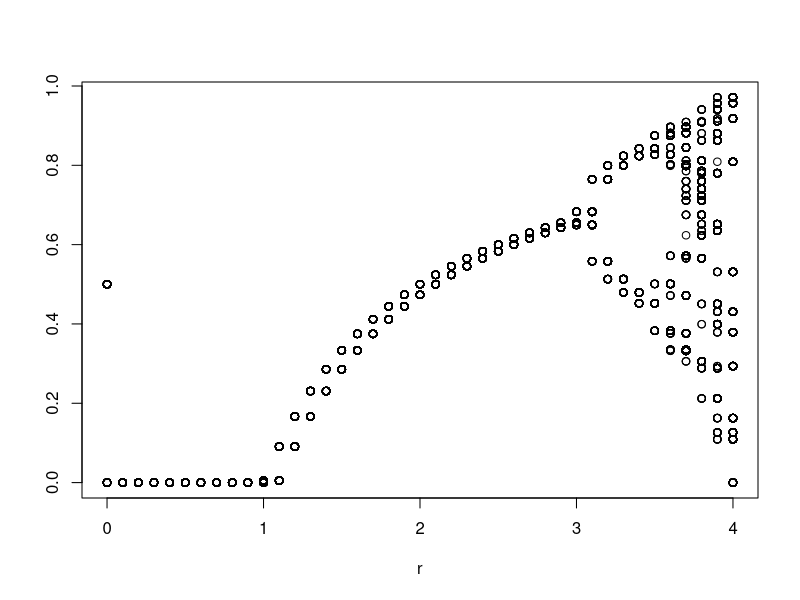
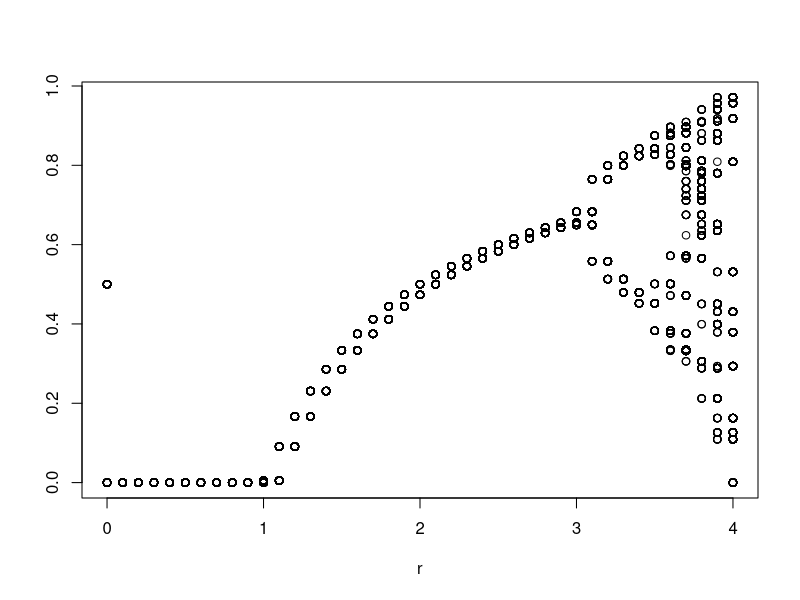

Recreate these plots in R, in order.
# Very slow running logistic map

h=rep(0.5,200)
x=c()
for(r in seq(0,4,0.1)){
	for(n in 2:200){
		h[n]=r*h[n-1]*(1-h[n-1])
		x = rbind(x, cbind(r, h[190:200]))
	}
}
plot(x)


png('/home/tim/Dropbox/Documents/statsforbios/logisticMap.png')
plot(x)
dev.off()

